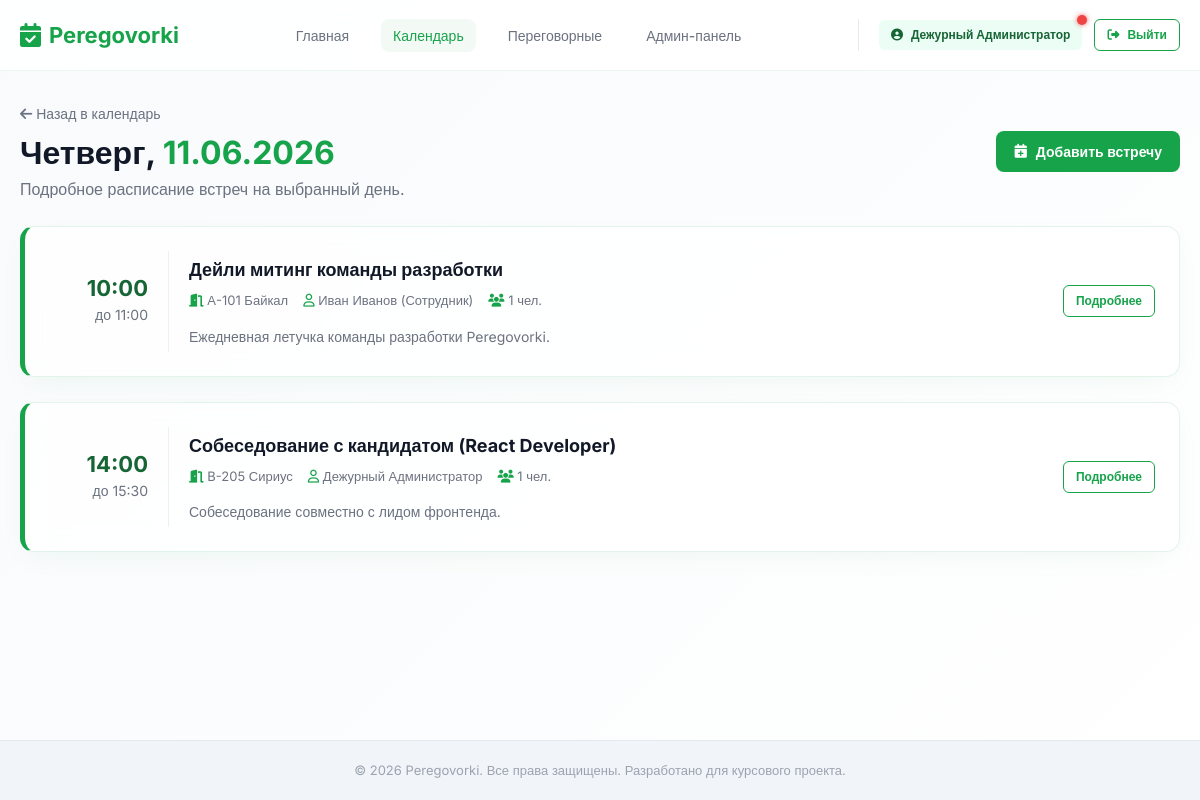
Page /bookings/calendar/day/2026-06-11?room_id= (signed in) on the committed database.
### app/models.py (models this page shows, shortened)
class User(db.Model, UserMixin):
    __tablename__ = 'users'
    id = db.Column(db.Integer, primary_key=True)
    email = db.Column(db.String(120), unique=True, nullable=False, index=True)
    full_name = db.Column(db.String(100), nullable=False)
    password_hash = db.Column(db.String(255), nullable=False)
    role = db.Column(db.String(20), nullable=False, default='user')  # 'root', 'admin', 'user'
    is_active = db.Column(db.Boolean, default=True, nullable=False)
    created_at = db.Column(db.DateTime, default=datetime.utcnow, nullable=False)
    can_manage_rooms = db.Column(db.Boolean, default=False, nullable=False)
    can_manage_bookings = db.Column(db.Boolean, default=False, nullable=False)
    can_manage_users = db.Column(db.Boolean, default=False, nullable=False)
    can_view_analytics = db.Column(db.Boolean, default=False, nullable=False)
    can_export_reports = db.Column(db.Boolean, default=False, nullable=False)
    can_view_audit_logs = db.Column(db.Boolean, default=False, nullable=False)
    bookings = db.relationship('Booking', backref='organizer', lazy=True, cascade='all, delete-orphan')
    notifications = db.relationship('Notification', backref='user', lazy=True, cascade='all, delete-orphan')
    audit_logs = db.relationship('AuditLog', backref='user', lazy=True)

class Booking(db.Model):
    __tablename__ = 'bookings'
    id = db.Column(db.Integer, primary_key=True)
    user_id = db.Column(db.Integer, db.ForeignKey('users.id', ondelete='CASCADE'), nullable=False)
    room_id = db.Column(db.Integer, db.ForeignKey('rooms.id', ondelete='CASCADE'), nullable=False)
    title = db.Column(db.String(150), nullable=False)
    description = db.Column(db.Text, nullable=True)
    participants_count = db.Column(db.Integer, default=1, nullable=False)
    start_at = db.Column(db.DateTime, nullable=False, index=True)
    end_at = db.Column(db.DateTime, nullable=False, index=True)
    status = db.Column(db.String(20), default='active', nullable=False)  # 'active', 'cancelled', 'completed'
    created_at = db.Column(db.DateTime, default=datetime.utcnow, nullable=False)
    updated_at = db.Column(db.DateTime, default=datetime.utcnow, onupdate=datetime.utcnow, nullable=False)
    participants = db.relationship('BookingParticipant', backref='booking', lazy=True, cascade='all, delete-orphan')
    attachments = db.relationship('Attachment', backref='booking', lazy=True, cascade='all, delete-orphan')
    notifications = db.relationship('Notification', backref='booking', lazy=True)

class Room(db.Model):
    __tablename__ = 'rooms'
    id = db.Column(db.Integer, primary_key=True)
    name = db.Column(db.String(100), unique=True, nullable=False, index=True)
    capacity = db.Column(db.Integer, nullable=False)
    location = db.Column(db.String(150), nullable=False)
    equipment = db.Column(db.String(255), nullable=True)  # Comma-separated list or text
    description = db.Column(db.Text, nullable=True)
    is_active = db.Column(db.Boolean, default=True, nullable=False)
    status = db.Column(db.String(20), default='active', nullable=False)  # 'active', 'repair', 'unavailable'
    created_at = db.Column(db.DateTime, default=datetime.utcnow, nullable=False)
    bookings = db.relationship('Booking', backref='room', lazy=True, cascade='all, delete-orphan')

### app/booking.py (the view)
@booking_bp.route('/calendar/day/<date_str>')
@login_required
def calendar_day(date_str):
    try:
        selected_date = datetime.strptime(date_str, '%Y-%m-%d').date()
    except ValueError:
        flash('Неверный формат даты.', 'danger')
        return redirect(url_for('booking.calendar'))
    room_id = request.args.get('room_id', type=int)
    booking_query = Booking.query.filter(
        Booking.status.in_(['active', 'confirmed']),
        Booking.start_at >= datetime.combine(selected_date, datetime.min.time()),
        Booking.end_at <= datetime.combine(selected_date, datetime.max.time())
    )
    if room_id:
        booking_query = booking_query.filter(Booking.room_id == room_id)
    bookings = booking_query.order_by(Booking.start_at).all()
    return render_template(
        'bookings/calendar_day.html',
        selected_date=selected_date,
        bookings=bookings,
        room_id=room_id
    )

### app/__init__.py (called while the page is built)
@login_manager.user_loader
def load_user(user_id):
    user = User.query.get(int(user_id))
    if user and user.is_active:
        return user
    return None

### app/templates/bookings/calendar_day.html (shortened to what this page needs)
{% extends "base.html" %}
{% block content %}
<div style="display: flex; justify-content: space-between; align-items: center; margin-bottom: 25px; flex-wrap: wrap; gap: 15px;">
    <div>
        <a href="{{ url_for('booking.calendar', date=selected_date.strftime('%Y-%m-%d'), room_id=room_id or '') }}" style="text-decoration: none; color: var(--text-secondary); font-size: 14px; margin-bottom: 5px; display: inline-block;">
            <i class="fa-solid fa-arrow-left"></i> Назад в календарь
        </a>
        <h1 style="font-weight: 700;">
            {{ selected_date.strftime('%A') | replace('Monday', 'Понедельник') | replace('Tuesday', 'Вторник') | replace('Wednesday', 'Среда') | replace('Thursday', 'Четверг') | replace('Friday', 'Пятница') | replace('Saturday', 'Суббота') | replace('Sunday', 'Воскресенье') }},
            <span style="color: var(--primary-green);">{{ selected_date.strftime('%d.%m.%Y') }}</span>
        </h1>
        <p style="color: var(--text-secondary);">Подробное расписание встреч на выбранный день.</p>
    </div>
    <a href="{{ url_for('booking.create_booking', date=selected_date.strftime('%Y-%m-%d'), room_id=room_id or '') }}" class="btn btn-primary">
        <i class="fa-solid fa-calendar-plus"></i> Добавить встречу
    </a>
</div>
<div style="display: flex; gap: 25px; flex-direction: column;">
    {% if bookings %}
        {% for booking in bookings %}
            <div class="glass-card" style="display: flex; gap: 20px; align-items: stretch; border-left: 5px solid {% if booking.status == 'cancelled' %}#ef4444{% else %}var(--primary-green){% endif %}; background: {% if booking.status == 'cancelled' %}#fee2e2{% else %}var(--glass-bg){% endif %};">
                <div style="min-width: 120px; border-right: 1px solid rgba(0,0,0,0.06); padding-right: 20px; display: flex; flex-direction: column; justify-content: center; text-align: right;">
                    <div style="font-size: 22px; font-weight: 700; color: {% if booking.status == 'cancelled' %}#991b1b{% else %}var(--primary-green-hover){% endif %}; line-height: 1;">
                        {{ booking.start_at.strftime('%H:%M') }}
                    </div>
                    <div style="font-size: 14px; color: var(--text-secondary); margin-top: 5px;">
                        до {{ booking.end_at.strftime('%H:%M') }}
                    </div>
                </div>
                <div style="flex-grow: 1; padding: 5px 0;">
                    <h3 style="margin-bottom: 8px; font-size: 18px; color: {% if booking.status == 'cancelled' %}#991b1b{% else %}var(--text-primary){% endif %};">
                        {{ booking.title }}
                    </h3>
                    <div style="display: flex; gap: 15px; flex-wrap: wrap; margin-bottom: 15px; font-size: 13px; color: var(--text-secondary);">
                        <span><i class="fa-solid fa-door-open" style="color: var(--primary-green);"></i> {{ booking.room.name }}</span>
                        <span><i class="fa-regular fa-user" style="color: var(--primary-green);"></i> {{ booking.organizer.full_name }}</span>
                        <span><i class="fa-solid fa-users" style="color: var(--primary-green);"></i> {{ booking.participants_count }} чел.</span>
                    </div>
                    {% if booking.description %}
                        <p style="font-size: 14px; color: var(--text-secondary); margin-bottom: 0;">{{ booking.description }}</p>
                    {% endif %}
                </div>
                <div style="display: flex; align-items: center;">
                    <a href="{{ url_for('booking.detail', booking_id=booking.id) }}" class="btn btn-outline btn-sm">Подробнее</a>
                </div>
            </div>
        {% endfor %}
    {% endif %}
</div>
{% endblock %}

### app/templates/base.html (shortened to what this page needs)
<!DOCTYPE html>
<html lang="ru">
<head>
    <link rel="stylesheet" href="https://cdnjs.cloudflare.com/ajax/libs/font-awesome/6.4.0/css/all.min.css">
    <link rel="stylesheet" href="{{ url_for('static', filename='css/style.css') }}">
</head>
<body>
    <header>
        <div class="container">
            <nav class="navbar">
                <a href="{{ url_for('index') }}" class="logo">
                    <i class="fa-solid fa-calendar-check"></i> Peregovorki
                </a>
                <ul class="nav-links">
                    <li><a href="{{ url_for('index') }}" class="nav-link {% if request.path == '/' %}active{% endif %}">Главная</a></li>
                    {% if current_user.is_authenticated %}
                        <li><a href="{{ url_for('booking.calendar') }}" class="nav-link {% if 'calendar' in request.path %}active{% endif %}">Календарь</a></li>
                        <li><a href="{{ url_for('rooms.list_rooms') }}" class="nav-link {% if 'rooms' in request.path %}active{% endif %}">Переговорные</a></li>
                        {% if current_user.role in ['admin', 'root'] %}
                            <li><a href="{{ url_for('admin.dashboard') }}" class="nav-link {% if 'admin' in request.path %}active{% endif %}">Админ-панель</a></li>
                        {% endif %}
                    {% endif %}
                </ul>
                <div class="user-profile-nav">
                    {% if current_user.is_authenticated %}
                        <a href="{{ url_for('auth.profile') }}" class="btn btn-secondary btn-sm" style="position: relative;">
                            <i class="fa-solid fa-user-circle"></i> {{ current_user.full_name }}
                            {% if unread_notifications_count > 0 %}
                                <span style="position: absolute; top: -5px; right: -5px; width: 10px; height: 10px; background: #ef4444; border-radius: 50%; box-shadow: 0 0 5px rgba(239, 68, 68, 0.8);"></span>
                            {% endif %}
                        </a>
                        <a href="{{ url_for('auth.logout') }}" class="btn btn-outline btn-sm"><i class="fa-solid fa-sign-out-alt"></i> Выйти</a>
                    {% else %}
                        <a href="{{ url_for('auth.login') }}" class="btn btn-outline btn-sm">Войти</a>
                        <a href="{{ url_for('auth.register') }}" class="btn btn-primary btn-sm">Регистрация</a>
                    {% endif %}
                </div>
            </nav>
        </div>
    </header>
    <main>
        <div class="container">
            {% block content %}{% endblock %}
        </div>
    </main>
    <footer>
        <div class="container">
            <p>&copy; {{ datetime.datetime.now().year if datetime else 2026 }} Peregovorki. Все права защищены. Разработано для курсового проекта.</p>
        </div>
    </footer>
</body>
</html>

### app/static/css/style.css (style rules this page uses)
:root { --primary-green: #16A34A; --primary-green-hover: #166534; --primary-green-light: #ECFDF5; --accent-green-bg: rgba(22, 163, 74, 0.05); --text-primary: #111827; --text-secondary: #6B7280; --text-light: #9CA3AF; --bg-main: #F8FAFC; --bg-gradient: linear-gradient(135deg, #F8FAFC 0%, #FFFFFF 100%); --glass-bg: rgba(255, 255, 255, 0.8); --glass-border: rgba(22, 163, 74, 0.12); --glass-shadow: 0 10px 30px -10px rgba(22, 163, 74, 0.08); --radius-sm: 8px; --radius-md: 14px; --radius-lg: 24px; --transition-fast: 0.2s ease; --transition-smooth: 0.3s cubic-bezier(0.4, 0, 0.2, 1); }
* { box-sizing: border-box; margin: 0; padding: 0; }
body { font-family: 'Inter', sans-serif; color: var(--text-primary); background: var(--bg-gradient); background-attachment: fixed; min-height: 100vh; display: flex; flex-direction: column; line-height: 1.5; }
.glass-card { background: var(--glass-bg); backdrop-filter: blur(12px); -webkit-backdrop-filter: blur(12px); border: 1px solid var(--glass-border); border-radius: var(--radius-md); box-shadow: var(--glass-shadow); padding: 24px; transition: transform var(--transition-smooth), box-shadow var(--transition-smooth); }
.container { width: 100%; max-width: 1200px; margin: 0 auto; padding: 0 20px; }
main { flex-grow: 1; padding: 30px 0; }
header { background: rgba(255, 255, 255, 0.85); backdrop-filter: blur(8px); border-bottom: 1px solid rgba(5, 150, 105, 0.08); position: sticky; top: 0; z-index: 100; }
.navbar { display: flex; justify-content: space-between; align-items: center; height: 70px; }
.logo { font-size: 22px; font-weight: 700; color: var(--primary-green); text-decoration: none; display: flex; align-items: center; gap: 8px; }
.logo i { font-size: 24px; }
.nav-links { display: flex; align-items: center; list-style: none; gap: 20px; }
.nav-link { color: var(--text-secondary); text-decoration: none; font-weight: 500; font-size: 14px; padding: 8px 12px; border-radius: var(--radius-sm); transition: var(--transition-fast); }
.nav-link:hover, .nav-link.active { color: var(--primary-green); background: var(--accent-green-bg); }
.user-profile-nav { display: flex; align-items: center; gap: 12px; border-left: 1px solid rgba(0,0,0,0.08); padding-left: 20px; }
.btn { display: inline-flex; align-items: center; justify-content: center; gap: 8px; font-family: inherit; font-weight: 600; font-size: 14px; padding: 10px 18px; border-radius: var(--radius-sm); border: none; cursor: pointer; transition: var(--transition-fast); text-decoration: none; }
.btn-primary { background: var(--primary-green); color: white; }
.btn-secondary { background: var(--primary-green-light); color: var(--primary-green-hover); }
.btn-outline { background: transparent; border: 1.5px solid var(--primary-green); color: var(--primary-green); }
.btn-sm { padding: 6px 12px; font-size: 12px; border-radius: 6px; }
footer { background: #f1f5f9; border-top: 1px solid #e2e8f0; padding: 20px 0; text-align: center; font-size: 13px; color: var(--text-light); margin-top: 40px; }

### rows in the picture
User: full_name "Дежурный Администратор"
Booking: start_at "10:00", end_at "11:00", title "Дейли митинг команды разработки", room.name "А-101 Байкал", organizer.full_name "Иван Иванов (Сотрудник)", participants_count "1", description "Ежедневная летучка команды разработки Peregovorki."
Booking: start_at "14:00", end_at "15:30", title "Собеседование с кандидатом (React Developer)", room.name "B-205 Сириус", organizer.full_name "Дежурный Администратор", participants_count "1", description "Собеседование совместно с лидом фронтенда."

### other values in the picture
{{ selected_date.strftime('%d.%m.%Y') }} "11.06.2026"
